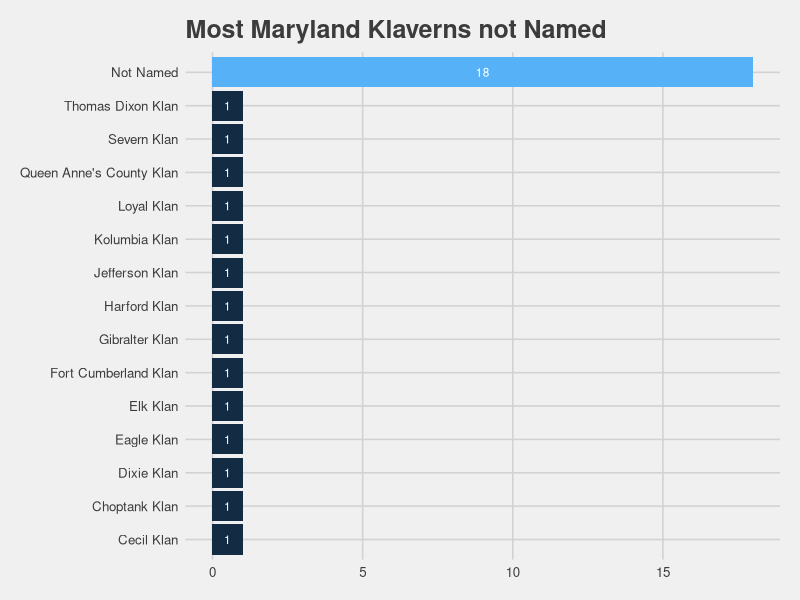

R code for this plot:
## Analysis of data from "Second Ku Klux Klan, 1919-1940" project. http://scholarscompass.vcu.edu/hist_data/1/. My intention is to discover patterns documenting the rise of the second-wave KKK in the U.S.  Among the key questions: how did the number build over time?  In what states or regions was it concentrated?    
##Keys -- take out panama. 
## https://www.rstudio.com/wp-content/uploads/2015/02/data-wrangling-cheatsheet.pdf
## https://www.rstudio.com/wp-content/uploads/2015/03/ggplot2-cheatsheet.pdf

## First, save this environment as an R project - rproj file -- and put it in the Github repo I set up for this project. When I do that, it should automatically set the working directory to the Github repo.  I can confirm that with the getwd() -- get working directory -- command. 
getwd()

## Load the tidyverse, so we can work with dplyr, ggplot2, readr
library('tidyverse')

## Two CSVs here. klavern.csv has name, city, year and location details for each "klavern".  state.csv has codes for each states.  The other one - all_sans_sources - has both put together.  I'm going to not work with that one, so I can do the joins. Also not going to work with the sources table. Load in the data. Note that I'm using tidyverse's readr instead of read.csv, which is default R. 

klaverns <- read_csv("csv/klavern.csv", col_names = TRUE)
states <- read_csv("csv/states.csv", col_names = TRUE)

## Let's take a look at the klaverns table
View(klaverns)
glimpse(klaverns)

## Let's take a look at the states table
View(states)
glimpse(states)

## Let's join the two tables, so that we have the name of the state, not just the state id, in the klaverns table.  But that will fail, because in the klaverns table, the column is called "state_id" but in states, the same information is just called "id".  So first we have to rename the column id in the states table as state_id. 
states <- rename(states, state_id = id)

## Now let's do the left join
klaverns <- left_join(klaverns, states, by ="state_id")

## And let's move the state name column -- which is just called state -- so it's next to state.  Note that this select is part of dplyr.  
klaverns <- select(klaverns,id:city, state, klan_number:year)
View(klaverns)

## And let's take out panama, because we want to stick to u.s. 
klaverns <- filter(klaverns, state != "Panama")
View(states)

##How many groups are there in each state?
statecount <- klaverns %>% 
  group_by(state)%>%
  summarise(count = n()) %>%
  arrange(desc(count))
View(statecount)

##Let's create some summary statistics for the data frame/table that counted groups in each state
statesummary <- statecount %>%
  summarise(Name = "StateSummary",
            Mean = mean(count),
            Median = median(count),
            Min = min(count),
            Max = max(count),
            Variance = var(count),
            StandardDeviation = sd(count),
            Total = sum(count),
            Uniques = n()
            )
View(statesummary)

## How many groups were identified in each year? First, take out rows without a year.  Then give me a count, arranged from highest to lowest count. 

klavernsnoyear <- filter(klaverns, year != 0)

yearcount <- klavernsnoyear %>%
  group_by(year) %>%
  summarise(count = n()) %>%
  arrange(desc(count))
  
View(yearcount)

## Let's do the same thing, but arrange by year this time.

yearcount2 <- klavernsnoyear %>%
  group_by(year) %>%
  summarise(count = n()) %>%
  arrange(year)

View(yearcount2)

##Let's create some summary statistics for the count of groups in each year.
yearsummary <- yearcount %>%
  summarise(Name = "YearSummary",
            Mean = mean(count),
            Median = median(count),
            Min = min(count),
            Max = max(count),
            Variance = var(count),
            StandardDeviation = sd(count),
            Total = sum(count),
            Uniques = n()
  )
View(yearsummary)

## Now let's bin the years into decades by using dplyr's mutate (not cbind) to add a column. And then let's group them by those decades.   

klavernsnoyear <- mutate(klavernsnoyear, decade = cut(klavernsnoyear$year, breaks=c(1914,1919,1929,1939,1949), labels=c("10s","20s","30s","40s")))

decadecount <- klavernsnoyear %>%
  group_by(decade) %>%
  summarise(count= n()) %>%
  arrange(decade)

View(decadecount)

##Let's create some summary statistics for the count of groups in each decade.
decadesummary <- decadecount %>%
  summarise(Name = "DecadeSummary",
            Mean = mean(count),
            Median = median(count),
            Min = min(count),
            Max = max(count),
            Variance = var(count),
            StandardDeviation = sd(count),
            Total = sum(count),
            Uniques = n()
  )
View(decadesummary)

## Now let's break them down by state and decade
statedecadecount <- klavernsnoyear %>%
  group_by(state,decade) %>%
  summarise(count=n()) %>%
  arrange(state)
View(statedecadecount)

## And let's just filter maryland out of statedecadecount
maryland <- filter(statedecadecount,state == "Maryland")
View(maryland)

## Now let's look at the most common nicknames by grouping by nickname.  Note that this might not catch everything, because of issues like Charles Lindberg and Charles A. Lindberg. Also, let's look only at most common ones -- 3 or more entries. Note that we're going back to original klaverns data set, because we want to look at all of them, even ones without a year.
nicknamecount <- klaverns %>%
  group_by(nickname) %>%
  summarise(count=n()) %>%
  arrange(desc(count)) %>%
  filter(count > 2) 
View(nicknamecount)

## Now let's look at just Maryland name breakdown.  
nicknamecountmd <- klaverns %>%
  filter(state == "Maryland") %>%
  group_by(nickname) %>%
  summarise(count=n()) %>%
  arrange(desc(count))
View(nicknamecountmd)  

library(ggthemes)
library(scales)

ggplot(data=nicknamecountmd, aes(x = reorder(nickname, count), y=count, fill=count, label=count)) +
  geom_bar(stat="identity") +
  geom_text(size = 3, position = position_stack(vjust = .5), colour="white") +
  coord_flip() + 
  ggtitle("Most Maryland Klaverns not Named") +
  scale_color_fivethirtyeight(count) +
  theme_fivethirtyeight() + 
  theme(legend.position="none")
